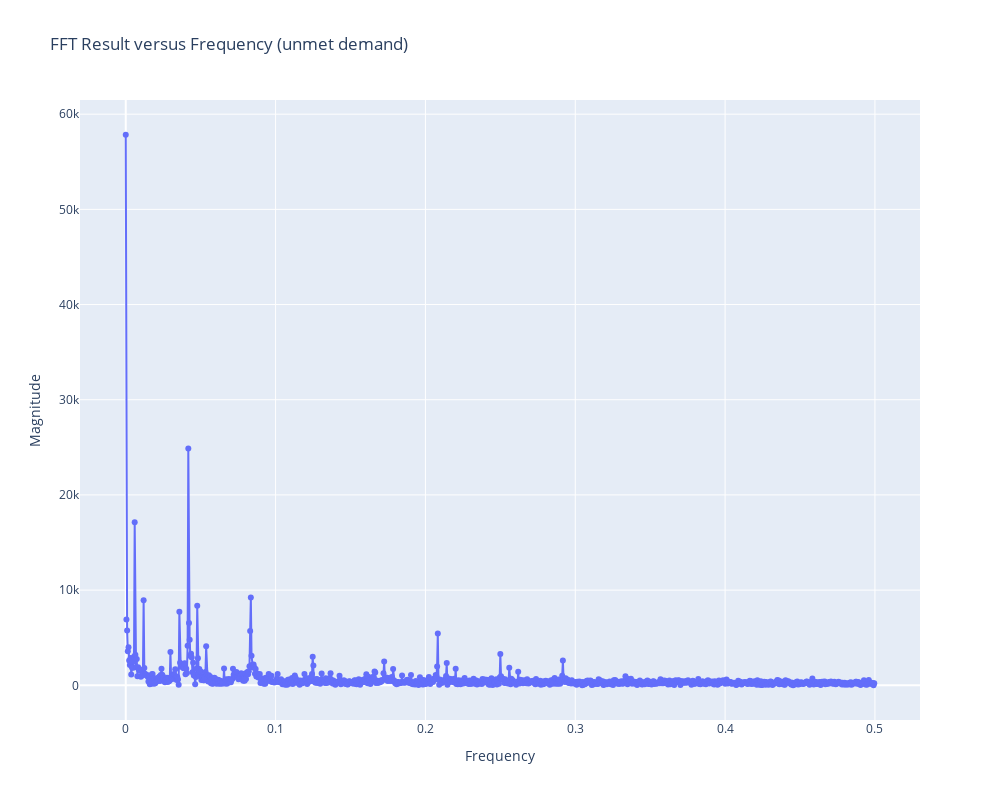
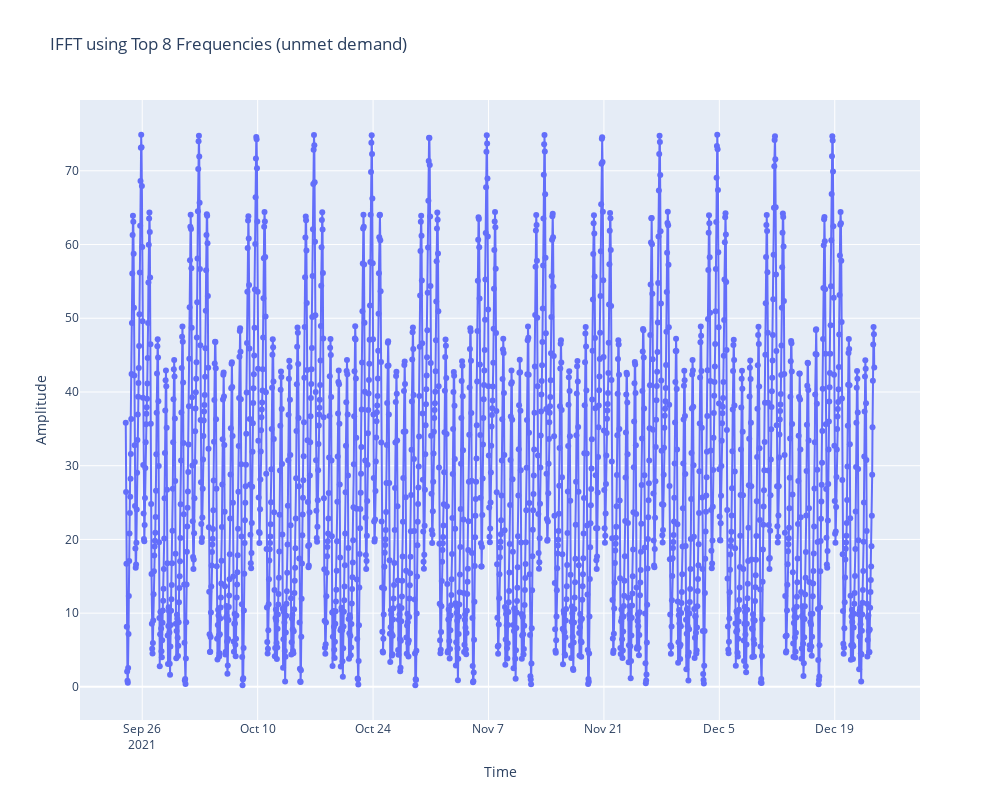

Notebook source saved alongside these figures, in order:
### Code cell
""" FFT and IFFT to identify the significant periods in UNMET demand"""

# Perform the FFT on the data
fft_result = np.fft.fft(compare_met_unmet_demand_df.country_unmet_demand.values)
# Compute the magnitudes of the FFT result
fft_magnitudes = np.abs(fft_result)
# Generate the corresponding frequency axis
sampling_rate = 1.0  # Assuming a sampling rate of 1.0 (change as needed)
frequency_axis = np.fft.fftfreq(len(fft_result), 1 / sampling_rate)
positive_freq_indices = np.where(frequency_axis >= 0)
# Plot the FFT result versus frequency
fig = go.Figure(data=go.Scatter(x=frequency_axis[positive_freq_indices], y=fft_magnitudes[positive_freq_indices],mode='lines+markers'))
fig.update_layout(
    title='FFT Result versus Frequency (unmet demand)',
    xaxis_title="Frequency",
    yaxis_title="Magnitude",
    autosize=False,
    width=1000,
    height=800,
)
fig.show()



top_freq = 8
# Compute the magnitudes of the FFT result
fft_magnitudes = np.abs(fft_result)
# Sort the magnitudes in descending order and get the corresponding indices
sorted_indices = np.argsort(fft_magnitudes)[::-1]
# Retrieve the indices of the top frequencies
top_frequencies_indices = sorted_indices[:top_freq]
# Create a new array with only the top 10 frequencies, set the rest to zero
modified_fft_result = np.zeros_like(fft_result)
modified_fft_result[top_frequencies_indices] = fft_result[top_frequencies_indices]
# Perform the IFFT on the modified array
ifft_result = np.fft.ifft(modified_fft_result)
# Plot the resulting time series
fig = go.Figure(data=go.Scatter(x=compare_met_unmet_demand_df.index, y=np.abs(ifft_result),mode='lines+markers'))
fig.update_layout(
    title='IFFT using Top '+ str(top_freq)  +' Frequencies (unmet demand)',
    xaxis_title="Time",
    yaxis_title="Amplitude",
    autosize=False,
    width=1000,
    height=800,
)
fig.show()

""" TOP 8 periods/frequencies in the time series"""
# Sort the magnitudes and frequencies in descending order
sorted_indices = np.argsort(fft_magnitudes[positive_freq_indices])[::-1]
sorted_magnitudes = fft_magnitudes[positive_freq_indices][sorted_indices]
sorted_frequencies = frequency_axis[positive_freq_indices][sorted_indices]
# Select the top 8 periods
top_12_periods = sorted_frequencies[:12]
print(f'Top FFT periods in unmet demand are : {1/top_12_periods}')


compare_met_unmet_demand_df['ifft_unmet_demand'] = np.abs(ifft_result)

### Figure 1 — Plotly figure (JSON) as saved in the notebook; plotly's stock layout.template omitted (floating-point values rounded to 4 significant figures; data arrays with more than 128 entries replaced by an {"elided": "..."} marker saying what was removed)
{"data": [{"mode": "lines+markers", "type": "scatter", "x": {"elided": "1090 float values"}, "y": {"elided": "1090 float values"}}], "layout": {"autosize": false, "height": 800, "title": {"text": "FFT Result versus Frequency (unmet demand)"}, "width": 1000, "xaxis": {"title": {"text": "Frequency"}}, "yaxis": {"title": {"text": "Magnitude"}}}}

### Figure 2 — Plotly figure (JSON) as saved in the notebook; plotly's stock layout.template omitted (floating-point values rounded to 4 significant figures; data arrays with more than 128 entries replaced by an {"elided": "..."} marker saying what was removed)
{"data": [{"mode": "lines+markers", "type": "scatter", "x": {"elided": "2180 str values"}, "y": {"elided": "2180 float values"}}], "layout": {"autosize": false, "height": 800, "title": {"text": "IFFT using Top 8 Frequencies (unmet demand)"}, "width": 1000, "xaxis": {"title": {"text": "Time"}}, "yaxis": {"title": {"text": "Amplitude"}}}}
